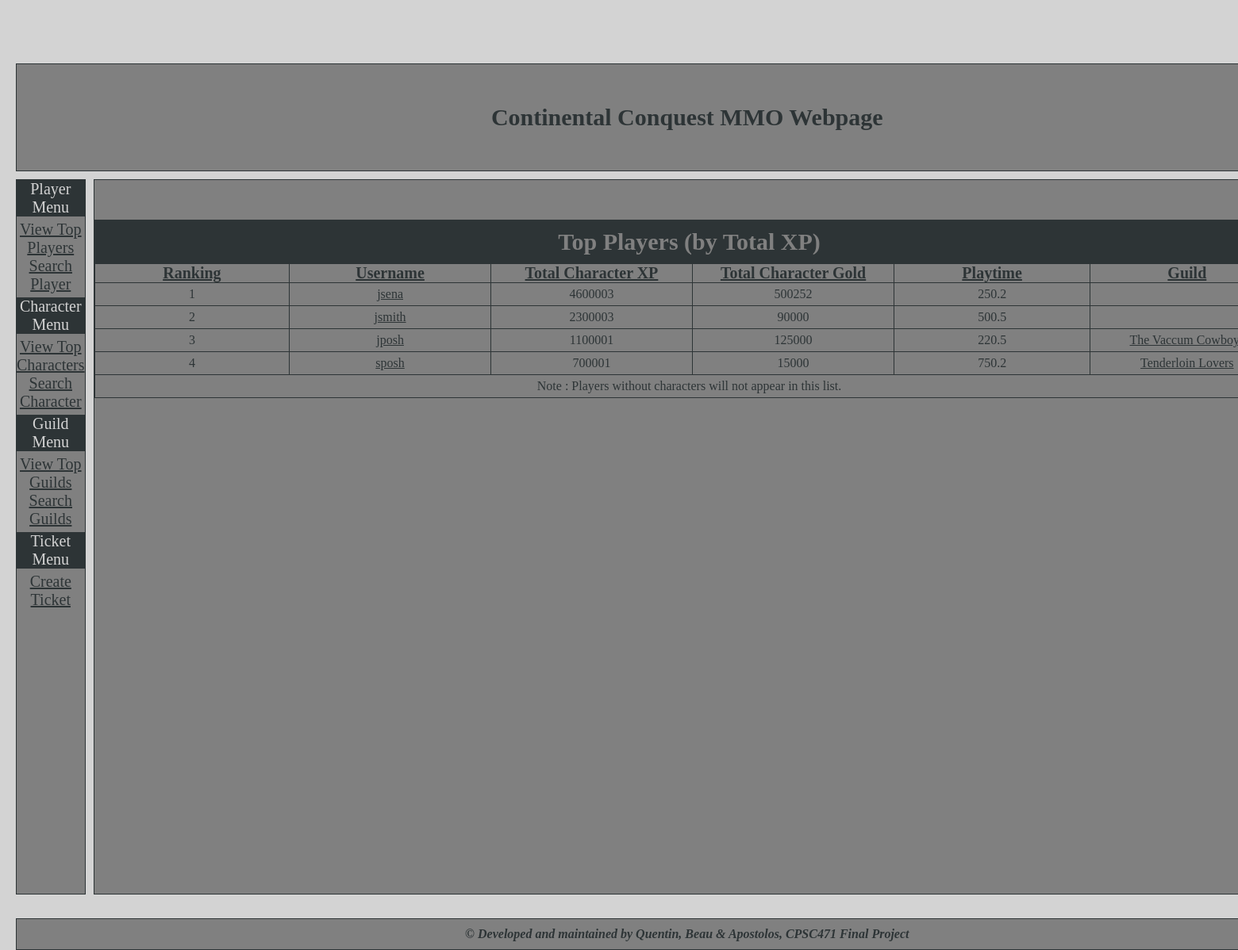
The app's page /topplayers.php, older data.
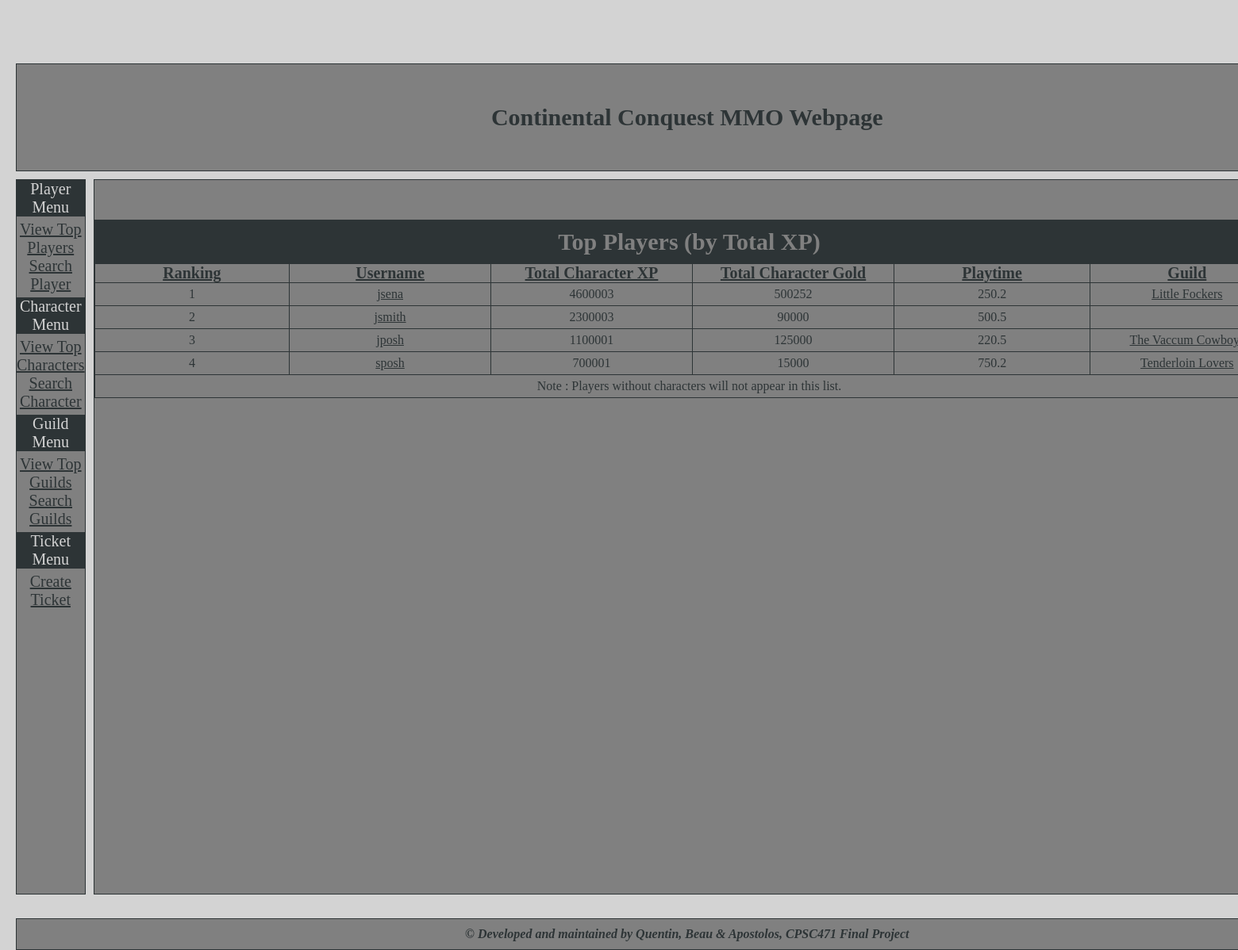
The same page, newer data.
### tables this page shows
CREATE TABLE PLAYERS (
	Player_ID INTEGER NOT NULL,
    Playtime VARCHAR(30) NOT NULL,
    Sub_status TINYINT(1) NOT NULL,
	Guild VARCHAR(30) DEFAULT NULL,
    PRIMARY KEY (Player_ID),
    FOREIGN KEY (Player_ID) REFERENCES USERS (Acct_ID)
);

CREATE TABLE USERS (
	Acct_ID INTEGER auto_increment,
	Fname VARCHAR(20) NOT NULL,
	Lname VARCHAR(20) NOT NULL,
	Username VARCHAR(20) NOT NULL,
    Password VARCHAR(16) NOT NULL,
	Birthday DATE NOT NULL,
	Email VARCHAR(40) NOT NULL,
	PRIMARY KEY (Acct_ID)
);

### include/functions.php (called while the page is built, shortened)
<?php
    class Database {
        function init_connection($servername, $db, $username, $password) {
            $this->connection = mysqli_connect($servername, $username, $password, $db);
        }
    }
?>

### topplayers.php (the view, shortened to what this page needs)
<?php
    include 'include/connectDB.php';
    include 'include/header.php';
    include 'include/left-menu.php';
    $query = 'SELECT DISTINCT Player_ID, Username, Guild, Playtime, SUM(XP), SUM(GOLD) FROM PLAYERS, USERS, CHARACTERS WHERE PLAYERS.Player_ID=USERS.Acct_ID AND CHARACTERS.Acct_ID = PLAYERS.Player_ID GROUP BY Player_ID ORDER BY SUM(XP) DESC';
    $result = $db->connection->query($query);
?>
                <div class="center">
                    <div id="center-content">
                        <table id="table_players">
                            <tr class="table_players_row">
                                <td class="table_players_data" id="table_players_title" colspan="6">
                                    Top Players (by Total XP)
                                </td>
                            </tr>
                            <tr class="table_players_row">
                                <td class="table_players_header_data">
                                    Ranking
                                </td>
                                <td class="table_players_header_data">
                                    Username
                                </td>
                                <td class="table_players_header_data">
                                    Total Character XP
                                </td>
                                <td class="table_players_header_data">
                                    Total Character Gold
                                </td>
                                <td class="table_players_header_data">
                                    Playtime
                                </td>
                                <td class="table_players_header_data">
                                    Guild
                                </td>
                            </tr>
                            <?php
                                $i = 1;
                                foreach($result as $player) {
                                    echo "
                                    <tr class='table_players_row' colspan='6'>
                                        <td class='table_players_data'>
                                            ".$i."
                                        </td>
                                        <td class='table_players_data'>
                                            <a href='viewplayer.php?acct_id=".$player['Player_ID']."'>".$player['Username']."</a>
                                        </td>
                                        <td class='table_players_data'>
                                            ".$player["SUM(XP)"]."
                                        </td>
                                        <td class='table_players_data'>
                                            ".$player['SUM(GOLD)']."
                                        </td>
                                        <td class='table_players_data'>
                                            ".$player['Playtime']."
                                        </td>
                                        <td class='table_players_data'>
                                            <a href='viewguild.php?guild=".$player['Guild']."'>".$player['Guild']."</a>
                                        </td>
                                    </tr>
                                    ";
                                    $i++;
                                }
                            ?>
                            <tr>
                                <td class='table_players_data' colspan='6'>
                                    Note : Players without characters will not appear in this list.
                                </td>
                            </tr>
                            </table>
                    </div>
                </div>
<?php
    include 'include/footer.php';
?>

Row changes from the older to the newer data that the page shows:
changed players "jsena": Guild (not shown) → "Little Fockers"
